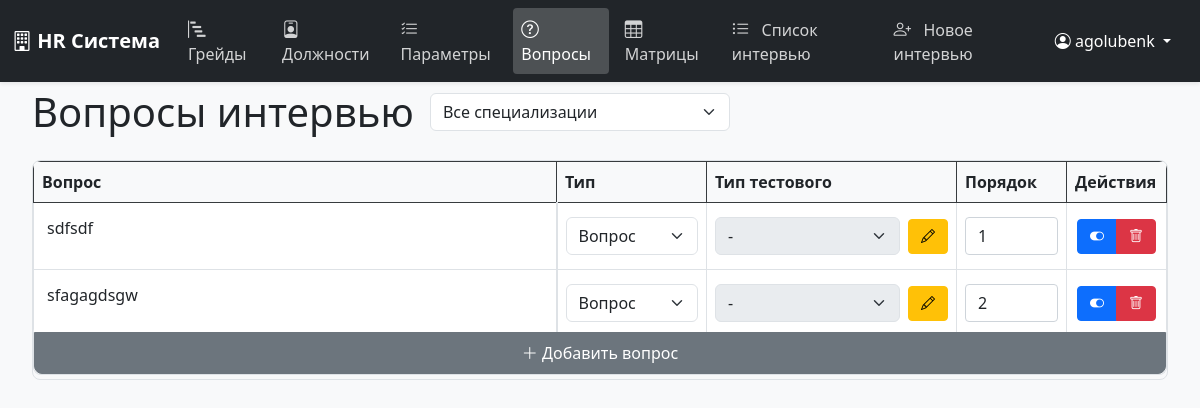
The app's page /questions/ (signed in), older data.
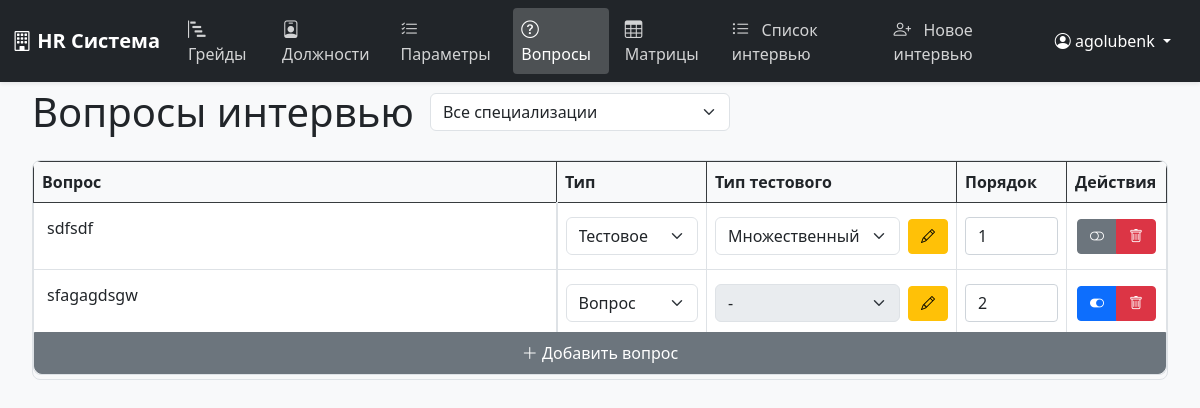
The same page, newer data.
### positions/models.py (models this page shows, shortened)
class InterviewQuestion(models.Model):
    QUESTION_TYPES = [
        ('question', 'Вопрос'),
        ('test', 'Тестовое'),
    ]
    TEST_TYPES = [
        ('single_choice', 'Один ответ'),
        ('multiple_choice', 'Множественный ответ'),
        ('open_ended', 'Открытый вопрос'),
        ('drag_drop', 'Карточки (drag&drop)'),
    ]
    text = models.TextField(verbose_name='Текст вопроса')
    position = models.ForeignKey(Position, on_delete=models.CASCADE, verbose_name='Специализация')
    question_type = models.CharField(
        max_length=20,
        choices=QUESTION_TYPES,
        verbose_name='Тип вопроса',
        default='question'
    )
    test_type = models.CharField(
        max_length=20,
        choices=TEST_TYPES,
        verbose_name='Тип тестового',
        null=True,
        blank=True
    )
    order = models.IntegerField(verbose_name='Порядок', default=0)
    is_active = models.BooleanField(verbose_name='Активен', default=True)
    created_at = models.DateTimeField(verbose_name='Дата создания', auto_now_add=True)
    updated_at = models.DateTimeField(verbose_name='Дата обновления', auto_now=True)
    class Meta:
        verbose_name = 'Вопрос интервью'
        verbose_name_plural = 'Вопросы интервью'
        ordering = ['position__name', 'order']
        unique_together = ['text', 'position']

### positions/views.py (the view)
# urls.py: path('questions/', views.questions_list, name='questions'),
@login_required
def questions_list(request):
    positions = Position.objects.all()
    position_name = request.GET.get('position', '')
    if position_name:
        questions = InterviewQuestion.objects.filter(position__name=position_name)
    else:
        questions = InterviewQuestion.objects.all()
    question_types = InterviewQuestion.QUESTION_TYPES
    test_types = InterviewQuestion.TEST_TYPES
    context = {
        'positions': positions,
        'questions': questions,
        'selected_position': position_name,
        'question_types': question_types,
        'test_types': test_types
    }
    return render(request, 'positions/questions.html', context)

### templates/positions/questions.html (shortened to what the changed rows need)
{% extends 'positions/base.html' %}
{% block content %}
<div class="d-flex justify-content-between align-items-center mb-4">
    <div class="d-flex align-items-center">
        <h1 class="mb-0 me-3">Вопросы интервью</h1>
    </div>
</div>
<div class="table-responsive">
    <div class="table-wrapper">
        <table class="table table-bordered" id="questionsTable">
            <thead class="table-dark">
                <tr>
                    <th class="sticky-header">Вопрос</th>
                    <th class="question-type-cell">Тип</th>
                    <th class="test-type-cell">Тип тестового</th>
                    <th class="order-cell">Порядок</th>
                    <th class="actions-cell">Действия</th>
                </tr>
            </thead>
            <tbody>
                {% for question in questions %}
                <tr data-question-id="{{ question.id }}">
                    <td class="sticky-column">
                        <div class="editable-cell"
                             data-field="text"
                             data-question-id="{{ question.id }}"
                             contenteditable="true">
                            {{ question.text }}
                        </div>
                    </td>
                    <td class="question-type-cell">
                        <select class="form-select" data-field="question_type">
                            {% for value, label in question_types %}
                            <option value="{{ value }}" {% if value == question.question_type %}selected{% endif %}>
                                {{ label }}
                            </option>
                            {% endfor %}
                        </select>
                    </td>
                    <td class="test-type-cell">
                        <div class="d-flex align-items-center">
                            <select class="form-select" data-field="test_type" {% if question.question_type != 'test' %}disabled{% endif %}>
                                <option value="">-</option>
                                {% for value, label in test_types %}
                                <option value="{{ value }}" {% if value == question.test_type %}selected{% endif %}>
                                    {{ label }}
                                </option>
                                {% endfor %}
                            </select>
                            <button type="button" class="btn btn-warning btn-sm ms-2 edit-test-type" data-bs-toggle="modal" data-bs-target="#testTypeModal">
                                <i class="bi bi-pencil"></i>
                            </button>
                        </div>
                    </td>
                    <td class="order-cell">
                        <input type="number" class="form-control"
                               data-field="order"
                               value="{{ question.order }}"
                               min="1">
                    </td>
                    <td class="actions-cell text-center">
                        <div class="btn-group">
                            <button type="button" class="btn btn-sm {% if question.is_active %}btn-primary{% else %}btn-secondary{% endif %} toggle-active"
                                    data-field="is_active"
                                    data-active="{{ question.is_active|lower }}">
                                <i class="bi {% if question.is_active %}bi-toggle-on{% else %}bi-toggle-off{% endif %}"></i>
                            </button>
                            <button type="button" class="btn btn-sm btn-danger delete-question">
                                <i class="bi bi-trash"></i>
                            </button>
                        </div>
                    </td>
                </tr>
                {% endfor %}
            </tbody>
        </table>
    </div>
</div>
{% endblock %}

Row changes from the older to the newer data that the page shows:
changed InterviewQuestion "sdfsdf": question_type "Вопрос" → "Тестовое"; test_type+question_type "-" → "Множественный ответ"; is_active True → False (drawn)
